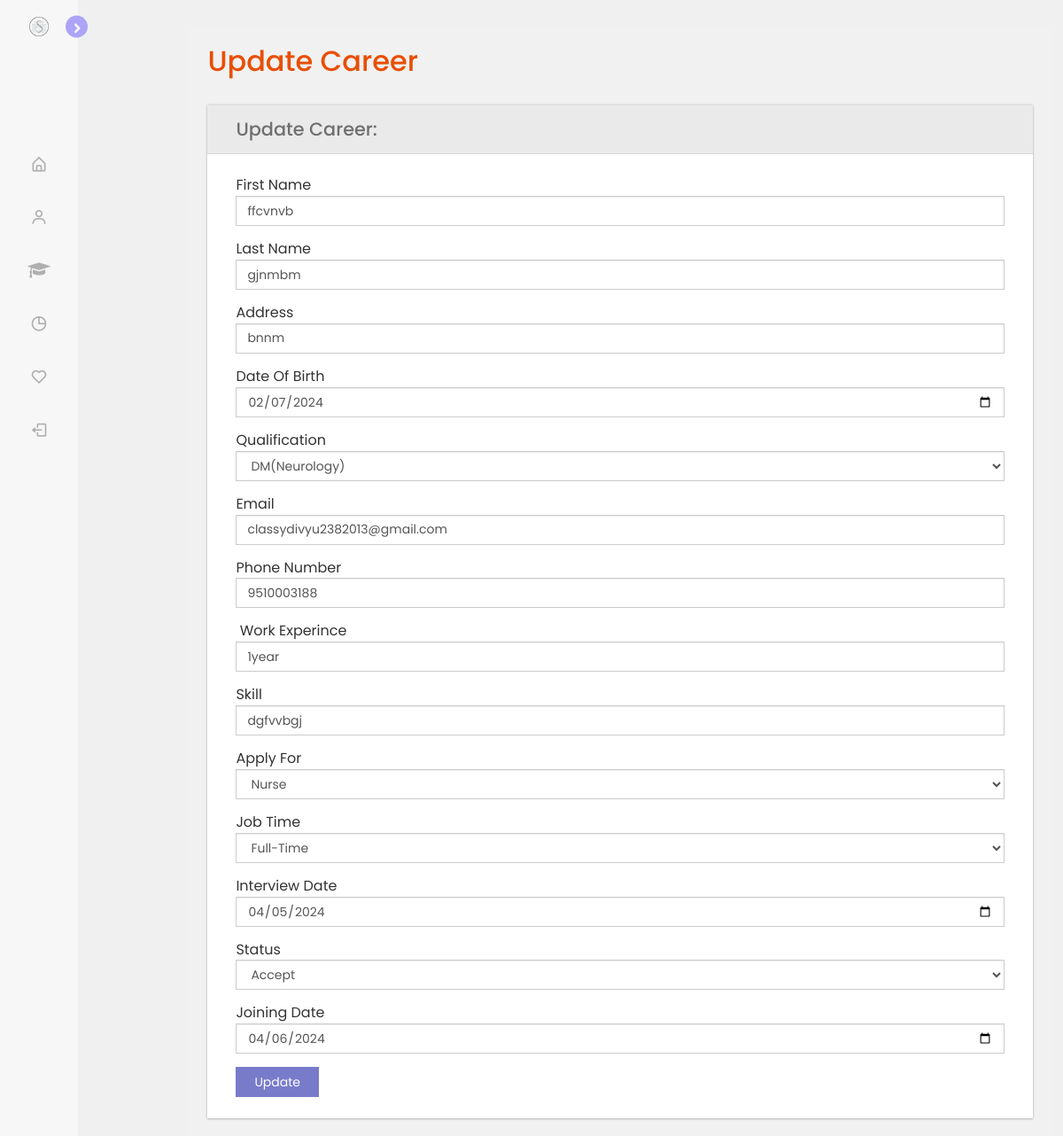
Page /admin/career-edit.php?id=8 on the committed database.
### tables this page shows
CREATE TABLE `careers` (
  `id` int(10) NOT NULL,
  `first_name` varchar(50) NOT NULL,
  `last_name` varchar(50) NOT NULL,
  `address` varchar(100) NOT NULL,
  `date_of_birth` varchar(10) NOT NULL,
  `qualification` varchar(30) NOT NULL,
  `email` varchar(50) NOT NULL,
  `phone_number` varchar(13) NOT NULL,
  `work_experince` varchar(100) NOT NULL,
  `skill` varchar(100) NOT NULL,
  `apply_for` varchar(50) NOT NULL,
  `job_time` varchar(20) NOT NULL,
  `date` date NOT NULL,
  `status` varchar(30) NOT NULL,
  `joiny` varchar(20) NOT NULL
);

### admin/career-edit.php (the view, shortened to what this page needs)
<?php
include_once("config.php");
$id = $_GET['id'];
$query = mysqli_query($con, "SELECT * FROM careers WHERE id = '$id'");
while ($resultData = mysqli_fetch_array($query)) {
    $nameFirst = $resultData['first_name'];
	$nameLast = $resultData['last_name'];
	$text2= $resultData['address'];
	$dob= $resultData['date_of_birth'];
	$select = $resultData['qualification'];
	$email = $resultData['email'];
    $phone = $resultData['phone_number'];
	$work = $resultData['work_experince'];
	$skill = $resultData['skill'];
    $apply = $resultData['apply_for'];
	$job = $resultData['job_time'];
	$date= $resultData['date'];
    $status = $resultData['status'];
	$jdate = $resultData['joiny'];
}
?>
<!DOCTYPE HTML>
<html>
<head>
	<link href="css/bootstrap.css" rel='stylesheet' type='text/css' />
	<link href="css/style.css" rel='stylesheet' type='text/css' />
	<link href="css/font-awesome.css" rel="stylesheet">
	<link href="css/animate.css" rel="stylesheet" type="text/css" media="all">
	<link href="css/custom.css" rel="stylesheet">
</head>
<body class="cbp-spmenu-push">
	<div class="row">
		<div class="col-lg-2">
			<?php include_once('side.php'); ?>
		</div>
		<div class="col-lg-10">
			<div class="main-content">
				<div id="page-wrapper">
					<div class="main-page">
						<div class="forms">
							<h3 class="title1">Update Career</h3>
							<div class="form-grids row widget-shadow" data-example-id="basic-forms">
								<div class="form-title">
									<h4>Update Career:</h4>
								</div>
								<div class="form-body">
									<form name="update_career" method="post" action="editcareer.php">
                                    <div class="form-group">
													<label for="nameFirst">First Name</label>
													<input type="text" id="nameFirst" name="nameFirst" class="form-control"
														placeholder="First Name" value="<?php echo $nameFirst; ?>"
														required="true">
												</div>
												<div class="form-group">
													<label for="nameLast">Last Name</label>
													<input type="text" id="nameLast" name="nameLast" class="form-control"
														placeholder="Last Name" value="<?php echo $nameLast; ?>"
														required="true">
												</div>
												<div class="form-group">
													<label for="text2">Address</label>
													<input type="text" id="text2" name="text2" class="form-control"
														placeholder="Address" value="<?php echo $text2; ?>"
														required="true">
												</div>
												<div class="form-group">
													<label for="dob">Date Of Birth</label>
													<input type="date" id="dob" name="dob" class="form-control"
														placeholder="DOB" value="<?php echo $dob; ?>"
														required="true">
												</div>
												<div class="form-group">
													<label for="select">Qualification</label>
													<select name="select" data-form-field="select" class="form-control"
														id="skill" required="true">
														<option value="<?php echo $select; ?>">
															<?php echo $select; ?>
														</option>
													</select>
												</div>
												<div class="form-group">
													<label for="email">Email</label>
													<input type="email" id="email-form1-3l" name="email" class="form-control"
														placeholder="E-mail" value="<?php echo $email; ?>"
														required="true">
												</div>
												<div class="form-group">
													<label for="phone">Phone Number</label>
													<input type="text" name="phone" id="phone-form1-3l" placeholder="Phone"
														class="form-control" required="true"
														value="<?php echo $phone; ?>" maxlength="10"
														pattern="[0-9]+">
												</div>
												<div class="form-group">
													<label for="work"></label> Work Experince
													<input type="text" name="work" placeholder="Work Experince" id="work"
														class="form-control" placeholder="Work Experince"
														value="<?php echo $work; ?>" required="true">
												</div>
												<div class="form-group">
													<label for="skill">Skill</label>
													<input type="text" name="skill" placeholder="Skill" id="skill"
														class="form-control" value="<?php echo $skill; ?>"
														required="true">
												</div>
												<div class="form-group">
													<label for="apply">Apply For</label>
													<select name="apply" data-form-field="select" class="form-control"
														id="apply" required="true">
														<option value="<?php echo $apply; ?> ">
															<?php echo $apply; ?>
														</option>
													</select>
												</div>
												<div class="form-group">
													<label for="job">Job Time</label>
													<select name="job" data-form-field="select" class="form-control" id="job"
														required="true">
														<option value="<?php echo $job; ?> ">
															<?php echo $job; ?>
														</option>
													</select>
												</div>
												<div class="form-group">
													<label for="exampleInputPassword1"> Interview Date</label>
													<input type="date" id="date" name="date" class="form-control"
														placeholder="Date" value="<?php echo $date; ?>" required="true">
												</div>
												<div class="form-group">
													<label for="exampleInputPassword1">Status</label>
													<select name="status" data-form-field="select" class="form-control"
														id="status" required="true">
														<option value="<?php echo $status; ?> ">
															<?php echo $status; ?>
														</option>
													</select>
												</div>
												<div class="form-group">
													<label for="exampleInputPassword1"> Joining Date</label>
													<input type="date" id="jdate" name="jdate" class="form-control"
														placeholder="Joining Date" value="<?php echo $jdate; ?>"
														required="true">
												</div>
										<button type="submit" name="submit" class="btn btn-default">Update</button>
									</form>
								</div>
							</div>
						</div>
					</div>
				</div>
			</div>
		</div>
	</div>
</body>
</html>

### admin/css/style.css (style rules this page uses)
h4, h5, h6, h1, h2, h3 { margin: 0; }
html, body { font-family: 'Roboto Condensed', sans-serif; font-size: 100%; overflow-x: hidden; background: #fff; }
h1,h2,h3,h4,h5,h6 { margin:0; }
ul,label { margin:0; padding:0; }
.main-content { position: relative; }
.cbp-spmenu-push { overflow-x: hidden; position: relative; }
.cbp-spmenu, .cbp-spmenu-push { -webkit-transition: all 0.3s ease; -moz-transition: all 0.3s ease; transition: all 0.3s ease; }
.cbp-spmenu-push div#page-wrapper { margin: auto; transition:.5s all; -webkit-transition:.5s all; -moz-transition:.5s all; }
.charts,.row { margin: 2em 0 0; }
.widget-shadow { background-color: #fff; box-shadow: 0 -1px 3px rgba(0,0,0,.12),0 1px 2px rgba(0,0,0,.24); -webkit-box-shadow: 0 -1px 3px rgba(0,0,0,.12),0 1px 2px rgba(0,0,0,.24); -moz-box-shadow: 0 -1px 3px rgba(0,0,0,.12),0 1px 2px rgba(0,0,0,.24); }
h3.title1 { font-size: 2em; color: #e94e02; margin-bottom: 0.8em; }
.forms h3.title1 { margin-bottom:0; }
.forms h4 { font-size: 1.3em; color: #6F6F6F; }
.form-title { padding: 1em 2em; background-color: #EAEAEA; border-bottom: 1px solid #D6D5D5; }
.form-body { padding: 1.5em 2em; }
.forms label { font-weight: 400; }
.form-control { border-radius: inherit; }
.forms button.btn.btn-default { background-color: rgba(97, 100, 193, 0.85); color: #fff; padding: .5em 1.5em; border: none; outline:none; border-radius: inherit; }

### admin/css/custom.css (style rules this page uses)
#page-wrapper { padding:2% 2%; background-color: #F1F1F1; }

### admin/side.css (style rules this page uses)
* { margin: 0; padding: 0; box-sizing: border-box; font-family: 'Poppins', sans-serif; }
:root { --sidebar-color: #FFF; --primary-color: #6958FF; --primary-color-light: #F6F5FF; --toggle-color: #DDD; --text-color: #707070; --tran-03: all 0.2s ease; --tran-03: all 0.3s ease; --tran-04: all 0.3s ease; --tran-05: all 0.3s ease; }
body { min-height: 100vh; background-color: var(--body-color); transition: var(--tran-05); }

### admin/side.php (style rules this page uses)
body { font-family: 'Arial', sans-serif; margin: 0; padding: 0; background-color: #f0f0f0; }

### rows in the picture
careers: nameFirst "ffcvnvb", nameLast "gjnmbm", text2 "bnnm", dob "02/07/2024", select "DM(Neurology)", email "classydivyu2382013@gmail.com", phone "9510003188", work "1year", skill "dgfvvbgj", apply "Nurse", job "Full-Time", date "04/05/2024", status "Accept", jdate "04/06/2024"
